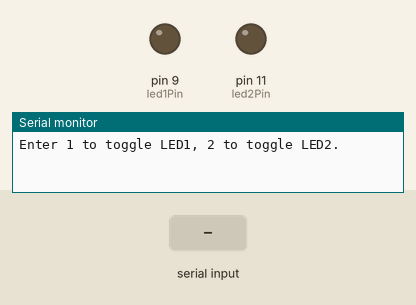
This sketch was run on a simulated Arduino Uno, built with avr-gcc and run on an emulated ATmega328P. Parts: output pins drawn as LEDs (lit = HIGH), the last lines printed to the serial monitor. The inputs (shaded band) are chosen by the test bench.

Above: at 1.2 s.
1.3 s: "1" received over Serial
At 2.2 s:
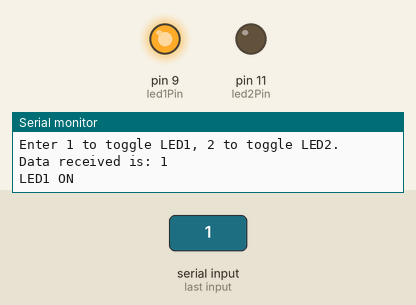
2.8 s: "2" received over Serial
At 3.4 s:
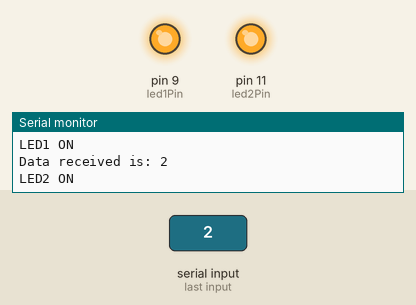
4.3 s: "1" received over Serial
At 5.7 s:
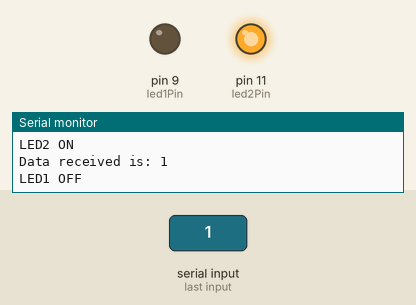
Timing chart, 0 to 7.3 s (numbered marks = the images above; inputs shaded):
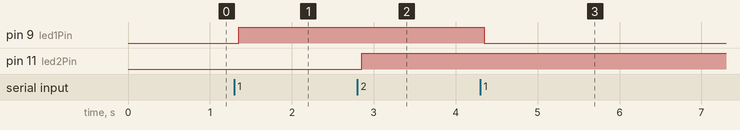

The sketch:

reciever.ino
```cpp
// void setup() {
//   // put your setup code here, to run once:
//   Serial.begin(9600);
// }

// void loop() {
//   // put your main code here, to run repeatedly:
//   // check if data is available
//   // if data available the below line returns value greater than 0
//   if (Serial.available()>0){
//     char receivedData = Serial.read();//store the recieved data

//     //wait for some time
//     delay(2000);
//     //transmit the recieved data
//     Serial.print("Data received is=");
//     Serial.println(receivedData);
//   }


///////////////////////////


const int led1Pin = 9;
const int led2Pin = 11;


bool led1State = false;
bool led2State = false;

void setup() {
  pinMode(led1Pin, OUTPUT);
  pinMode(led2Pin, OUTPUT);

  Serial.begin(9600);
  Serial.println("Enter 1 to toggle LED1, 2 to toggle LED2.");
}

void loop() {
  if (Serial.available() > 0) {
    char receivedData = Serial.read();

    delay(50);

    Serial.print("Data received is: ");
    Serial.println(receivedData);


    switch (receivedData) {
      case '1':
        led1State = !led1State;
        digitalWrite(led1Pin, led1State ? HIGH : LOW);
        Serial.print("LED1 ");
        Serial.println(led1State ? "ON" : "OFF");
        break;

      case '2':
        led2State = !led2State;
        digitalWrite(led2Pin, led2State ? HIGH : LOW);
        Serial.print("LED2 ");
        Serial.println(led2State ? "ON" : "OFF");
        break;

      default:

        Serial.println("Invalid input! Enter 1 or 2.");
        break;
    }
  }
}
```

Measured:
- after the input at 1.3 s, pin 9 (led1Pin): LOW → HIGH after 0.05 s
- after the input at 2.8 s, pin 11 (led2Pin): LOW → HIGH after 0.05 s
- after the input at 4.3 s, pin 9 (led1Pin): HIGH → LOW after 0.05 s
